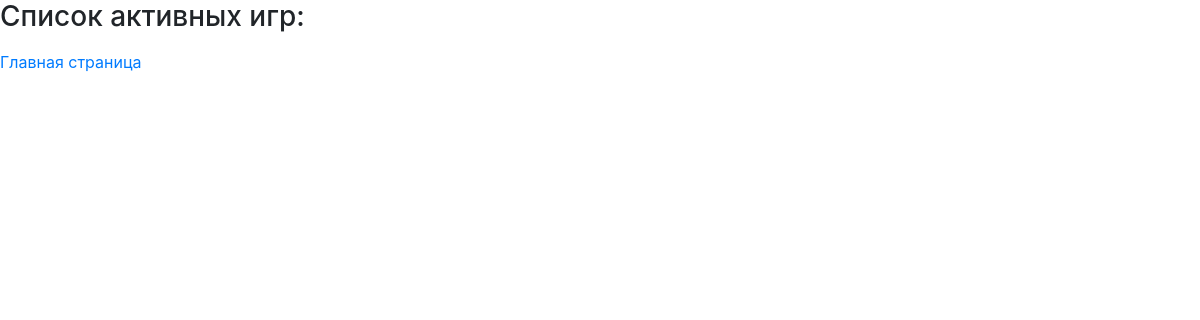
The app's page /games_list/ (signed in), older data.
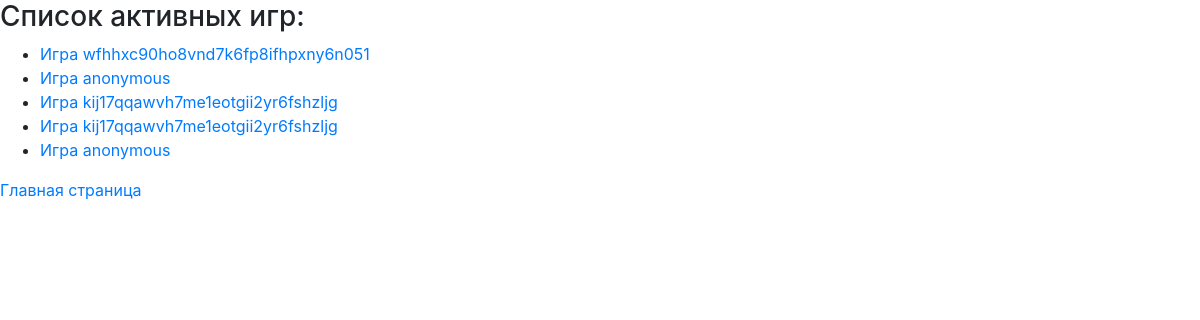
The same page, newer data.
### game/models.py (models this page shows)
class Game(models.Model):
    game_id = models.CharField(max_length=200,
                               verbose_name='Игра', )
    number = models.IntegerField(null=True,
                                 verbose_name='Загаданное число', )
    is_finished = models.BooleanField(default=False,
                                      verbose_name='Признак окончания игры', )
    trials = models.IntegerField(default=0,
                                 verbose_name='Количество попыток', )
    players = models.ManyToManyField(
        Player,
        through='PlayerGameInfo',
        through_fields=('game', 'player'),
    )

### game/views.py (the view)
# urls.py: path('games_list/', views.games_list, name='games_list'),
def games_list(request):
    try:
        games = Game.objects.filter(is_finished=False).exclude(players__player_id=get_session_id(request)).values('id', 'game_id')
    except IndexError:
        games = []
    return render(request,
                  'games_list.html',
                  {'games': games, }, )

### game/views.py (called while the page is built)
def get_session_id(request):
    try:
        return request.COOKIES['sessionid']
    except KeyError:
        return 'anonymous'

### templates/games_list.html (shortened to what this page needs)
{% extends "home.html" %}
{% load static %}
{% block content %}
    <h3>Список активных игр:</h3>
    <ul>
    {% for game in games%}
        <li><a href="{% url 'game' game.id %}">Игра {{ game.game_id }}</a></li>
    {% endfor %}
    </ul>
    <a href="{% url 'home' %}">Главная страница</a>
{% endblock %}

### templates/home.html (shortened to what this page needs)
{% extends "base.html" %}
{% load static %}

### templates/base.html (shortened to what this page needs)
<!DOCTYPE html>{% load static %}
<html>
  <head>
    <link type="text/css" rel="stylesheet" href="{% static "css/bootstrap.css" %}"  media="screen,projection"/>
    <link type="text/css" rel="stylesheet" href="{% static "css/style.css" %}"  media="screen,projection"/>
  </head>
  <body>
    {% block content %}{% endblock %}
  </body>
</html>

Row changes from the older to the newer data that the page shows:
added Game: game_id "wfhhxc90ho8vnd7k6fp8ifhpxny6n051"
added Game: game_id "anonymous"
added Game: game_id "kij17qqawvh7me1eotgii2yr6fshzljg"
added Game: game_id "kij17qqawvh7me1eotgii2yr6fshzljg"
added Game: game_id "anonymous"
